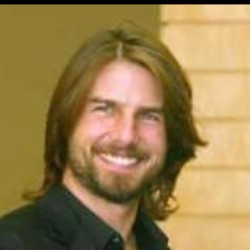
//> input picture Chapter_7_Code/images/Dataset/Tom_Cruise_0006.jpg, 250 x 250 px
$ ./imageRotate   (built with g++ and OpenCV 4)
//> lines starting //> are read from the running program, lines starting //| are printed output that depends on the picture
#include <iostream>
#include <cmath>

#include <opencv2/core/core.hpp>
#include <opencv2/highgui/highgui.hpp>
#include <opencv2/imgproc/imgproc.hpp>

using namespace std;
using namespace cv;

#define PI 3.14159265

float getAngleInRad(Point A, Point B) {
    float A_x = A.x;
    float A_y = A.y;
    float B_x = B.x;
    float B_y = B.y;

    float slope = ((B_y - A_y) / (B_x - A_x));
    return (-1 * atan(slope));
}

Mat getAffineTransformationMatrix(float rotation_angle, Point center_rotation) {

    float cos_rotation_angle = cos(rotation_angle);
    float sin_rotation_angle = sin(rotation_angle);

    float A = cos_rotation_angle;
    float B = sin_rotation_angle;
    float C = center_rotation.x - (center_rotation.x*A) - (center_rotation.y*B);
    float D = -1 * sin_rotation_angle;
    float E = cos_rotation_angle;
    float F = center_rotation.y - (center_rotation.x*D) - (center_rotation.y*E);

    Mat affine_transformation_matrix = Mat(2, 3, CV_32FC1);
    affine_transformation_matrix.at<float>(0, 0) = A;
    affine_transformation_matrix.at<float>(0, 1) = B;
    affine_transformation_matrix.at<float>(0, 2) = C;
    affine_transformation_matrix.at<float>(1, 0) = D;
    affine_transformation_matrix.at<float>(1, 1) = E;
    affine_transformation_matrix.at<float>(1, 2) = F;

    return affine_transformation_matrix;

}

void rotateFace(Mat original_face, Point left_eye, Point right_eye) {

    float angle_line_joining_eyes = getAngleInRad(left_eye, right_eye);
    float rotation_angle = (-1 * angle_line_joining_eyes);
    Mat affine_transformation_matrix = getAffineTransformationMatrix(rotation_angle, left_eye);

    Mat rotated_face;
    warpAffine(original_face, rotated_face, affine_transformation_matrix, original_face.size());

    imshow("Original_Image", original_face);
    imshow("Rotated_Image", rotated_face);
    waitKey(0);
}

/*
 * The code in the main() function operates on a single image at a time.
 * Readers are encouraged to modify the same so that it runs on multiple images.
 * For that, you cn follow the template in markEyeLocations.cpp for reading image paths and
 * corresponding eye locations into appropriate data structures.
*/

int main()
{
    Mat face_image = imread("images/Dataset/Tom_Cruise_0006.jpg", IMREAD_GRAYSCALE);
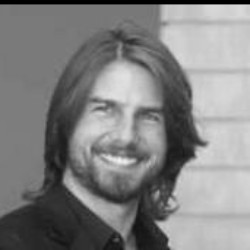
//> face_image: 250 rows x 250 cols, CV_8UC1; min 0, max 244, mean 129.6
    rotateFace(face_image, Point(105, 107), Point(149, 115));
//> in getAngleInRad, `float A_x = A.x;`: A_x = 105
//> in getAngleInRad, `float A_y = A.y;`: A_y = 107
//> in getAngleInRad, `float B_x = B.x;`: B_x = 149
//> in getAngleInRad, `float B_y = B.y;`: B_y = 115
//> in getAngleInRad, `float slope = ((B_y - A_y) / (B_x - A_x));`: slope = 0.182
//> in rotateFace, `float angle_line_joining_eyes = getAngleInRad(left_eye, right_eye);`: angle_line_joining_eyes = -0.18
//> in rotateFace, `float rotation_angle = (-1 * angle_line_joining_eyes);`: rotation_angle = 0.18
//> in getAffineTransformationMatrix, `float cos_rotation_angle = cos(rotation_angle);`: cos_rotation_angle = 0.984
//> in getAffineTransformationMatrix, `float sin_rotation_angle = sin(rotation_angle);`: sin_rotation_angle = 0.179
//> in getAffineTransformationMatrix, `float A = cos_rotation_angle;`: A = 0.984
//> in getAffineTransformationMatrix, `float B = sin_rotation_angle;`: B = 0.179
//> in getAffineTransformationMatrix, `float C = center_rotation.x - (center_rotation.x*A) - (center_rotation..`: C = -17.45
//> in getAffineTransformationMatrix, `float D = -1 * sin_rotation_angle;`: D = -0.179
//> in getAffineTransformationMatrix, `float E = cos_rotation_angle;`: E = 0.984
//> in getAffineTransformationMatrix, `float F = center_rotation.y - (center_rotation.x*D) - (center_rotation..`: F = 20.51
//> in getAffineTransformationMatrix, `affine_transformation_matrix.at<float>(0, 0) = A;`: affine_transformation_matrix = [[0.984, 0, 0], [0, 0, 0]]
//> in getAffineTransformationMatrix, `affine_transformation_matrix.at<float>(0, 1) = B;`: affine_transformation_matrix = [[0.984, 0.179, 0], [0, 0, 0]]
//> in getAffineTransformationMatrix, `affine_transformation_matrix.at<float>(0, 2) = C;`: affine_transformation_matrix = [[0.984, 0.179, -17.45], [0, 0, 0]]
//> in getAffineTransformationMatrix, `affine_transformation_matrix.at<float>(1, 0) = D;`: affine_transformation_matrix = [[0.984, 0.179, -17.45], [-0.179, 0, 0]]
//> in getAffineTransformationMatrix, `affine_transformation_matrix.at<float>(1, 1) = E;`: affine_transformation_matrix = [[0.984, 0.179, -17.45], [-0.179, 0.984, 0]]
//> in getAffineTransformationMatrix, `affine_transformation_matrix.at<float>(1, 2) = F;`: affine_transformation_matrix = [[0.984, 0.179, -17.45], [-0.179, 0.984, 20.51]]
//> in rotateFace, `warpAffine(original_face, rotated_face, affine_transformation_matrix, ..`:
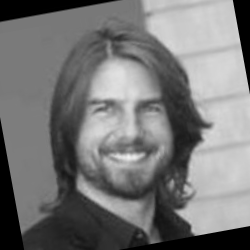
//> rotated_face: 250 rows x 250 cols, CV_8UC1; min 0, max 241, mean 119.1
    return 0;
}

$ run again, with Chapter_7_Code/images/Dataset/Emma_Watson_0002.jpg copied over Chapter_7_Code/images/Dataset/Tom_Cruise_0006.jpg
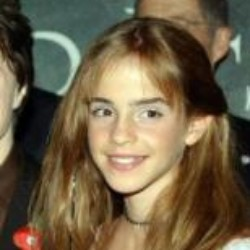
//> input picture Chapter_7_Code/images/Dataset/Emma_Watson_0002.jpg, 250 x 250 px
//> `Mat face_image = imread("images/Dataset/Tom_Cruise_0006.jpg", IMREAD_G..`:
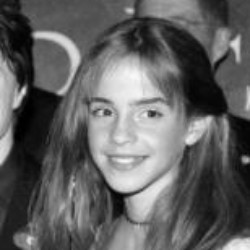
//> face_image: 250 rows x 250 cols, CV_8UC1; min 0, max 248, mean 96.8
//> A_x = 105
//> A_y = 107
//> B_x = 149
//> B_y = 115
//> slope = 0.182
//> angle_line_joining_eyes = -0.18
//> rotation_angle = 0.18
//> cos_rotation_angle = 0.984
//> sin_rotation_angle = 0.179
//> A = 0.984
//> B = 0.179
//> C = -17.45
//> D = -0.179
//> E = 0.984
//> F = 20.51
//> in getAffineTransformationMatrix, `affine_transformation_matrix.at<float>(0, 0) = A;`: affine_transformation_matrix = [[0.984, 0, 0], [0, 0, 0]]
//> in getAffineTransformationMatrix, `affine_transformation_matrix.at<float>(0, 1) = B;`: affine_transformation_matrix = [[0.984, 0.179, 0], [0, 0, 0]]
//> in getAffineTransformationMatrix, `affine_transformation_matrix.at<float>(0, 2) = C;`: affine_transformation_matrix = [[0.984, 0.179, -17.45], [0, 0, 0]]
//> in getAffineTransformationMatrix, `affine_transformation_matrix.at<float>(1, 0) = D;`: affine_transformation_matrix = [[0.984, 0.179, -17.45], [-0.179, 0, 0]]
//> in getAffineTransformationMatrix, `affine_transformation_matrix.at<float>(1, 1) = E;`: affine_transformation_matrix = [[0.984, 0.179, -17.45], [-0.179, 0.984, 0]]
//> in getAffineTransformationMatrix, `affine_transformation_matrix.at<float>(1, 2) = F;`: affine_transformation_matrix = [[0.984, 0.179, -17.45], [-0.179, 0.984, 20.51]]
//> in rotateFace, `warpAffine(original_face, rotated_face, affine_transformation_matrix, ..`:
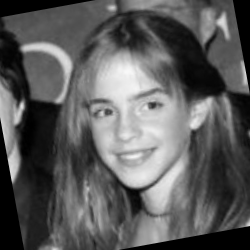
//> rotated_face: 250 rows x 250 cols, CV_8UC1; min 0, max 248, mean 91.1

$ run again, with Chapter_7_Code/images/Dataset/JK_Rowling_0005.jpg copied over Chapter_7_Code/images/Dataset/Tom_Cruise_0006.jpg
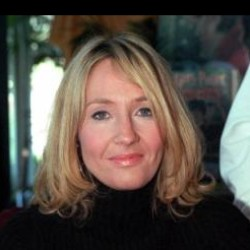
//> input picture Chapter_7_Code/images/Dataset/JK_Rowling_0005.jpg, 250 x 250 px
//> `Mat face_image = imread("images/Dataset/Tom_Cruise_0006.jpg", IMREAD_G..`:
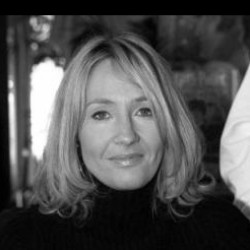
//> face_image: 250 rows x 250 cols, CV_8UC1; min 0, max 255, mean 79.6
//> A_x = 105
//> A_y = 107
//> B_x = 149
//> B_y = 115
//> slope = 0.182
//> angle_line_joining_eyes = -0.18
//> rotation_angle = 0.18
//> cos_rotation_angle = 0.984
//> sin_rotation_angle = 0.179
//> A = 0.984
//> B = 0.179
//> C = -17.45
//> D = -0.179
//> E = 0.984
//> F = 20.51
//> in getAffineTransformationMatrix, `affine_transformation_matrix.at<float>(0, 0) = A;`: affine_transformation_matrix = [[0.984, 0, 0], [0, 0, 0]]
//> in getAffineTransformationMatrix, `affine_transformation_matrix.at<float>(0, 1) = B;`: affine_transformation_matrix = [[0.984, 0.179, 0], [0, 0, 0]]
//> in getAffineTransformationMatrix, `affine_transformation_matrix.at<float>(0, 2) = C;`: affine_transformation_matrix = [[0.984, 0.179, -17.45], [0, 0, 0]]
//> in getAffineTransformationMatrix, `affine_transformation_matrix.at<float>(1, 0) = D;`: affine_transformation_matrix = [[0.984, 0.179, -17.45], [-0.179, 0, 0]]
//> in getAffineTransformationMatrix, `affine_transformation_matrix.at<float>(1, 1) = E;`: affine_transformation_matrix = [[0.984, 0.179, -17.45], [-0.179, 0.984, 0]]
//> in getAffineTransformationMatrix, `affine_transformation_matrix.at<float>(1, 2) = F;`: affine_transformation_matrix = [[0.984, 0.179, -17.45], [-0.179, 0.984, 20.51]]
//> in rotateFace, `warpAffine(original_face, rotated_face, affine_transformation_matrix, ..`:
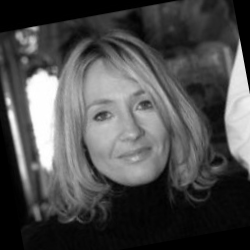
//> rotated_face: 250 rows x 250 cols, CV_8UC1; min 0, max 255, mean 76.7
